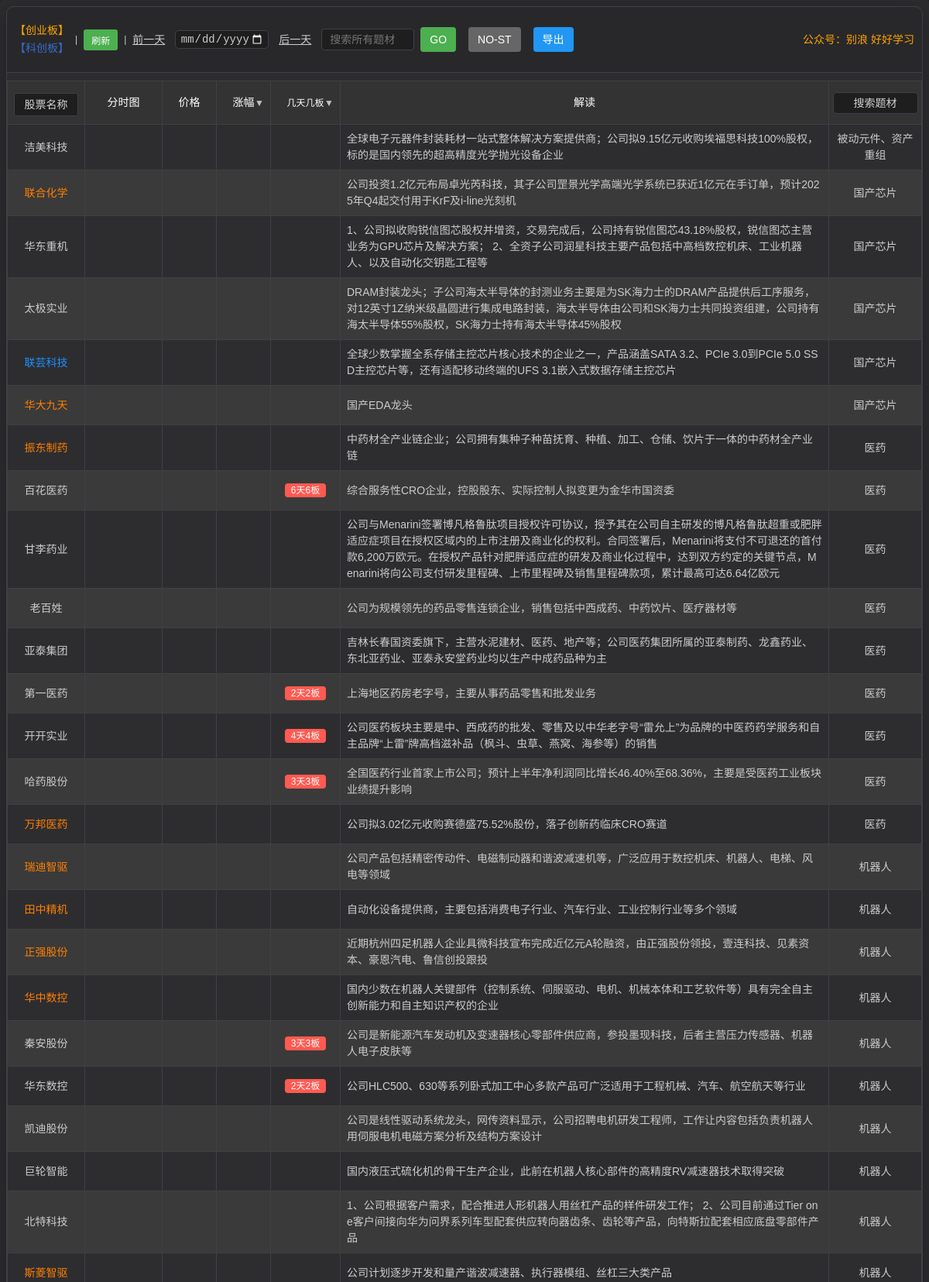
The page / (upper part) on the database its author committed.
### tables this page shows
CREATE TABLE stock_20260811 (
            id INTEGER PRIMARY KEY AUTOINCREMENT,
            code TEXT NOT NULL,
            name TEXT NOT NULL,
            description TEXT,
            plates TEXT,
            m_days_n_boards TEXT,
            date TEXT NOT NULL,
            price REAL DEFAULT 0,
            change_percentage REAL DEFAULT 0,
            amount REAL DEFAULT 0,
            value REAL DEFAULT 0
        );

### app.py (the view)
@app.route('/')
def index():
    latest_data = db.get_latest_day_data()
    message = session.pop('message', None)
    return render_template('index.html', stocks=latest_data, search_mode=False, message=message)

### templates/index.html (shortened to what this page needs)
<!DOCTYPE html>
<html lang="zh-CN">
<head>
    <link rel="stylesheet" href="/static/css/styles.css">
</head>
<body>
    <div class="container">
        <div class="table-container">
            <div class="header-container">
                <div class="date-selector">
                    <span class="market-label">
                        <span style="color: orange;">【创业板】</span> <span style="color: rgba(60, 127, 250, 0.781);">【科创板】</span>
                    </span>
                    <span style="color: var(--text-color);"> | </span>
                    <button onclick="location.reload()" class="refresh-button" title="刷新页面">
                    刷新
                </button>
                    <span style="color: var(--text-color);"> | </span>
                    <a href="javascript:void(0)" onclick="changeDate(-1)" style="color: var(--text-color); text-decoration: underline; font-size: 14px; margin-right: 5px; display: inline-block; line-height: 24px;">前一天</a>
                    <input type="date" id="dateFilter" placeholder="选择日期" onchange="filterByDate(this.value)" class="filter-input" style="margin: 0; padding: 2px 5px; display: inline-block; width: auto; max-width: 130px; vertical-align: middle;">
                    <a href="javascript:void(0)" onclick="changeDate(1)" style="color: var(--text-color); text-decoration: underline; font-size: 14px; margin-left: 5px; display: inline-block; line-height: 24px;">后一天</a>
                    <div class="plate-search-container-inline">
                        <input type="text" id="plateSearchInput" placeholder="搜索所有题材" class="plate-search-input-inline">
                        <button onclick="searchPlate()" class="plate-search-button-inline">GO</button>
                        <button id="noStButton" onclick="toggleNoStFilter()" class="no-st-button" type="button">NO-ST</button>
                        <button onclick="exportStockCodes()" class="export-button" type="button">导出</button>
                    </div>
                    <div style="margin-left: auto; color: orange !important; font-size: 14px;">
                        公众号：别浪 好好学习
                    </div>
                </div>
            </div>
            <table>
                <thead>
                    <tr>
                        <th width="120px">
                            <div class="search-wrapper">
                                <input
                                    type="text"
                                    id="searchInput"
                                    placeholder="股票名称"
                                    class="search-input"
                                    oninput="showSuggestions(this.value)"
                                >
                            </div>
                        </th>
                        <th>分时图</th>
                        <th>价格</th>
                        <th class="sortable" onclick="sortByChangePercentage()">涨幅</th>
                        <th class="sortable" onclick="sortByDaysBoards()">几天几板</th>
                        <th>解读</th>
                        <th class="plate-column" style="width: 120px !important; min-width: 120px !important; max-width: 120px !important; padding: 4px !important;">
                            <input type="text" id="plateFilter" placeholder="搜索题材" oninput="filterByPlate(this.value)" class="filter-input">
                        </th>
                    </tr>
                </thead>
                <tbody id="stockTableBody">
                    {% if stocks %}
                        {% for stock in stocks %}
                            <tr onclick="linkToTongDaXin('{{ stock.code_part }}')" style="cursor: pointer;">
                                <td class="stock-name-link{% if stock.code_part.startswith('688') %} blue-text{% elif stock.code_part.startswith('3') or stock.code_part.startswith('68') %} orange-text{% endif %}">{{ stock.name }}</td>
                                <td><div class="time-chart" data-code="{{ stock.code_part }}"></div></td>
                                <td class="price"></td>
                                <td class="change-percentage"></td>
                                <td>{% if stock.m_days_n_boards %}
                                    <span class="days-boards-tag">{{ stock.m_days_n_boards }}</span>
                                {% else %}{{ stock.m_days_n_boards }}{% endif %}</td>
                                <td>{{ stock.description }}</td>
                                <td class="plate-column">{{ stock.plates }}</td>
                            </tr>
                        {% endfor %}
                    {% else %}
                        <tr>
                            <td colspan="11" class="no-data">暂无股票数据，请点击"抓取股票数据"按钮获取数据</td>
                        </tr>
                    {% endif %}
                </tbody>
            </table>
        </div>
    </div>
</body>
</html>

### rows shown on the page
stock_20260811: name "洁美科技", description "全球电子元器件封装耗材一站式整体解决方案提供商；公司拟9.15亿元收购埃福思科技100%股权，标的是国内领先的超高精度光学抛光设备企业", plates "被动元件、资产重组"
stock_20260811: name "联合化学", description "公司投资1.2亿元布局卓光芮科技，其子公司罡景光学高端光学系统已获近1亿元在手订单，预计2025年Q4起交付用于KrF及i-line光刻机", plates "国产芯片"
stock_20260811: name "华东重机", description "1、公司拟收购锐信图芯股权并增资，交易完成后，公司持有锐信图芯43.18%股权，锐信图芯主营业务为GPU芯片及解决方案； 2、全资子公司润星科技主要产品包括中高档数控机床、工业机器人、以及自动化交钥匙工程等", plates "国产芯片"
stock_20260811: name "太极实业", description "DRAM封装龙头；子公司海太半导体的封测业务主要是为SK海力士的DRAM产品提供后工序服务，对12英寸1Z纳米级晶圆进行集成电路封装，海太半导体由公司和SK海力士共同投资组建，公司持有海太半导体55%股权，SK海力士持有海太半导体45%股权", plates "国产芯片"
stock_20260811: name "联芸科技", description "全球少数掌握全系存储主控芯片核心技术的企业之一，产品涵盖SATA 3.2、PCIe 3.0到PCIe 5.0 SSD主控芯片等，还有适配移动终端的UFS 3.1嵌入式数据存储主控芯片", plates "国产芯片"
stock_20260811: name "华大九天", description "国产EDA龙头", plates "国产芯片"
stock_20260811: name "振东制药", description "中药材全产业链企业；公司拥有集种子种苗抚育、种植、加工、仓储、饮片于一体的中药材全产业链", plates "医药"
stock_20260811: name "百花医药", m_days_n_boards "6天6板", description "综合服务性CRO企业，控股股东、实际控制人拟变更为金华市国资委", plates "医药"
stock_20260811: name "甘李药业", description "公司与Menarini签署博凡格鲁肽项目授权许可协议，授予其在公司自主研发的博凡格鲁肽超重或肥胖适应症项目在授权区域内的上市注册及商业化的权利。合同签署后，Menarini将支付不可退还的首付款6,200万欧元。在授权产品针对肥胖适应症的研发及商业化过程中，达到双方约定的关键节点，Menarini将向公司支付研发里程碑、上市里程碑及销售里程碑款项，累计最高可达6.64亿欧元", plates "医药"
stock_20260811: name "老百姓", description "公司为规模领先的药品零售连锁企业，销售包括中西成药、中药饮片、医疗器材等", plates "医药"
stock_20260811: name "亚泰集团", description "吉林长春国资委旗下，主营水泥建材、医药、地产等；公司医药集团所属的亚泰制药、龙鑫药业、东北亚药业、亚泰永安堂药业均以生产中成药品种为主", plates "医药"
stock_20260811: name "第一医药", m_days_n_boards "2天2板", description "上海地区药房老字号，主要从事药品零售和批发业务", plates "医药"
stock_20260811: name "开开实业", m_days_n_boards "4天4板", description "公司医药板块主要是中、西成药的批发、零售及以中华老字号“雷允上”为品牌的中医药药学服务和自主品牌“上雷”牌高档滋补品（枫斗、虫草、燕窝、海参等）的销售", plates "医药"
stock_20260811: name "哈药股份", m_days_n_boards "3天3板", description "全国医药行业首家上市公司；预计上半年净利润同比增长46.40%至68.36%，主要是受医药工业板块业绩提升影响", plates "医药"
stock_20260811: name "万邦医药", description "公司拟3.02亿元收购赛德盛75.52%股份，落子创新药临床CRO赛道", plates "医药"
stock_20260811: name "瑞迪智驱", description "公司产品包括精密传动件、电磁制动器和谐波减速机等，广泛应用于数控机床、机器人、电梯、风电等领域", plates "机器人"
stock_20260811: name "田中精机", description "自动化设备提供商，主要包括消费电子行业、汽车行业、工业控制行业等多个领域", plates "机器人"
stock_20260811: name "正强股份", description "近期杭州四足机器人企业具微科技宣布完成近亿元A轮融资，由正强股份领投，壹连科技、见素资本、豪恩汽电、鲁信创投跟投", plates "机器人"
stock_20260811: name "华中数控", description "国内少数在机器人关键部件（控制系统、伺服驱动、电机、机械本体和工艺软件等）具有完全自主创新能力和自主知识产权的企业", plates "机器人"
stock_20260811: name "秦安股份", m_days_n_boards "3天3板", description "公司是新能源汽车发动机及变速器核心零部件供应商，参投墨现科技，后者主营压力传感器、机器人电子皮肤等", plates "机器人"
stock_20260811: name "华东数控", m_days_n_boards "2天2板", description "公司HLC500、630等系列卧式加工中心多款产品可广泛适用于工程机械、汽车、航空航天等行业", plates "机器人"
stock_20260811: name "凯迪股份", description "公司是线性驱动系统龙头，网传资料显示，公司招聘电机研发工程师，工作让内容包括负责机器人用伺服电机电磁方案分析及结构方案设计", plates "机器人"
stock_20260811: name "巨轮智能", description "国内液压式硫化机的骨干生产企业，此前在机器人核心部件的高精度RV减速器技术取得突破", plates "机器人"
stock_20260811: name "北特科技", description "1、公司根据客户需求，配合推进人形机器人用丝杠产品的样件研发工作； 2、公司目前通过Tier one客户间接向华为问界系列车型配套供应转向器齿条、齿轮等产品，向特斯拉配套相应底盘零部件产品", plates "机器人"
stock_20260811: name "斯菱智驱", description "公司计划逐步开发和量产谐波减速器、执行器模组、丝杠三大类产品", plates "机器人"
